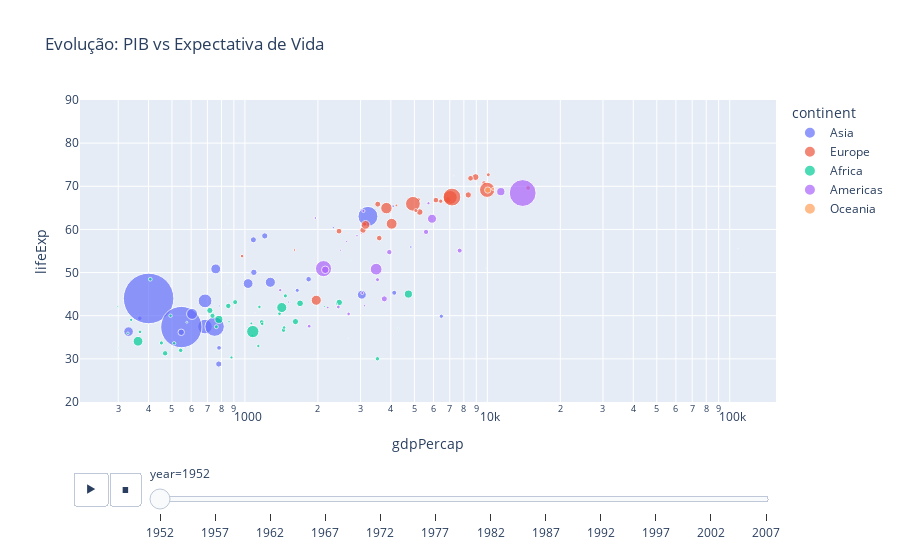

The notebook cell this image was saved under:
### Code cell
fig = px.scatter(gap, x="gdpPercap", y="lifeExp", animation_frame="year",
                 animation_group="country", size="pop", color="continent",
                 log_x=True, size_max=55, range_y=[20,90],
                 title="Evolução: PIB vs Expectativa de Vida")
fig.show()

### Figure 1 — Plotly figure (JSON) as saved in the notebook; plotly's stock layout.template omitted (floating-point values rounded to 4 significant figures)
{"data": [{"hovertemplate": "continent=Asia<br>year=1952<br>gdpPercap=%{x}<br>lifeExp=%{y}<br>pop=%{marker.size}<extra></extra>", "ids": ["Afghanistan", "Bahrain", "Bangladesh", "Cambodia", "China", "Hong Kong, China", "India", "Indonesia", "Iran", "Iraq", "Israel", "Japan", "Jordan", "Korea, Dem. Rep.", "Korea, Rep.", "Kuwait", "Lebanon", "Malaysia", "Mongolia", "Myanmar", "Nepal", "Oman", "Pakistan", "Philippines", "Saudi Arabia", "Singapore", "Sri Lanka", "Syria", "Taiwan", "Thailand", "Vietnam", "West Bank and Gaza", "Yemen, Rep."], "legendgroup": "Asia", "marker": {"color": "#636efa", "size": [8425333, 120447, 46886859, 4693836, 556263527, 2125900, 372000000, 82052000, 17272000, 5441766, 1620914, 86459025, 607914, 8865488, 20947571, 160000, 1439529, 6748378, 800663, 20092996, 9182536, 507833, 41346560, 22438691, 4005677, 1127000, 7982342, 3661549, 8550362, 21289402, 26246839, 1030585, 4963829], "sizemode": "area", "sizeref": 435900.0, "symbol": "circle"}, "mode": "markers", "name": "Asia", "orientation": "v", "showlegend": true, "type": "scatter", "x": [779.4, 9867.0, 684.2, 368.5, 400.4, 3054.0, 546.6, 749.7, 3035.0, 4130.0, 4087.0, 3217.0, 1547.0, 1088.0, 1031.0, 108400.0, 4835.0, 1831.0, 786.6, 331.0, 545.9, 1828.0, 684.6, 1273.0, 6460.0, 2315.0, 1084.0, 1643.0, 1207.0, 757.8, 605.1, 1516.0, 781.7], "xaxis": "x", "y": [28.8, 50.94, 37.48, 39.42, 44.0, 60.96, 37.37, 37.47, 44.87, 45.32, 65.39, 63.03, 43.16, 50.06, 47.45, 55.56, 55.93, 48.46, 42.24, 36.32, 36.16, 37.58, 43.44, 47.75, 39.88, 60.4, 57.59, 45.88, 58.5, 50.85, 40.41, 43.16, 32.55], "yaxis": "y"}, {"hovertemplate": "continent=Europe<br>year=1952<br>gdpPercap=%{x}<br>lifeExp=%{y}<br>pop=%{marker.size}<extra></extra>", "ids": ["Albania", "Austria", "Belgium", "Bosnia and Herzegovina", "Bulgaria", "Croatia", "Czech Republic", "Denmark", "Finland", "France", "Germany", "Greece", "Hungary", "Iceland", "Ireland", "Italy", "Montenegro", "Netherlands", "Norway", "Poland", "Portugal", "Romania", "Serbia", "Slovak Republic", "Slovenia", "Spain", "Sweden", "Switzerland", "Turkey", "United Kingdom"], "legendgroup": "Europe", "marker": {"color": "#EF553B", "size": [1282697, 6927772, 8730405, 2791000, 7274900, 3882229, 9125183, 4334000, 4090500, 42459667, 69145952, 7733250, 9504000, 147962, 2952156, 47666000, 413834, 10381988, 3327728, 25730551, 8526050, 16630000, 6860147, 3558137, 1489518, 28549870, 7124673, 4815000, 22235677, 50430000], "sizemode": "area", "sizeref": 435900.0, "symbol": "circle"}, "mode": "markers", "name": "Europe", "orientation": "v", "showlegend": true, "type": "scatter", "x": [1601.0, 6137.0, 8343.0, 973.5, 2444.0, 3119.0, 6876.0, 9692.0, 6425.0, 7030.0, 7144.0, 3531.0, 5264.0, 7268.0, 5210.0, 4931.0, 2648.0, 8942.0, 10100.0, 4029.0, 3068.0, 3145.0, 3581.0, 5075.0, 4215.0, 3834.0, 8528.0, 14730.0, 1969.0, 9980.0], "xaxis": "x", "y": [55.23, 66.8, 68.0, 53.82, 59.6, 61.21, 66.87, 70.78, 66.55, 67.41, 67.5, 65.86, 64.03, 72.49, 66.91, 65.94, 59.16, 72.13, 72.67, 61.31, 59.82, 61.05, 58.0, 64.36, 65.57, 64.94, 71.86, 69.62, 43.59, 69.18], "yaxis": "y"}, {"hovertemplate": "continent=Africa<br>year=1952<br>gdpPercap=%{x}<br>lifeExp=%{y}<br>pop=%{marker.size}<extra></extra>", "ids": ["Algeria", "Angola", "Benin", "Botswana", "Burkina Faso", "Burundi", "Cameroon", "Central African Republic", "Chad", "Comoros", "Congo, Dem. Rep.", "Congo, Rep.", "Cote d'Ivoire", "Djibouti", "Egypt", "Equatorial Guinea", "Eritrea", "Ethiopia", "Gabon", "Gambia", "Ghana", "Guinea", "Guinea-Bissau", "Kenya", "Lesotho", "Liberia", "Libya", "Madagascar", "Malawi", "Mali", "Mauritania", "Mauritius", "Morocco", "Mozambique", "Namibia", "Niger", "Nigeria", "Reunion", "Rwanda", "Sao Tome and Principe", "Senegal", "Sierra Leone", "Somalia", "South Africa", "Sudan", "Swaziland", "Tanzania", "Togo", "Tunisia", "Uganda", "Zambia", "Zimbabwe"], "legendgroup": "Africa", "marker": {"color": "#00cc96", "size": [9279525, 4232095, 1738315, 442308, 4469979, 2445618, 5009067, 1291695, 2682462, 153936, 14100005, 854885, 2977019, 63149, 22223309, 216964, 1438760, 20860941, 420702, 284320, 5581001, 2664249, 580653, 6464046, 748747, 863308, 1019729, 4762912, 2917802, 3838168, 1022556, 516556, 9939217, 6446316, 485831, 3379468, 33119096, 257700, 2534927, 60011, 2755589, 2143249, 2526994, 14264935, 8504667, 290243, 8322925, 1219113, 3647735, 5824797, 2672000, 3080907], "sizemode": "area", "sizeref": 435900.0, "symbol": "circle"}, "mode": "markers", "name": "Africa", "orientation": "v", "showlegend": true, "type": "scatter", "x": [2449.0, 3521.0, 1063.0, 851.2, 543.3, 339.3, 1173.0, 1071.0, 1179.0, 1103.0, 780.5, 2126.0, 1389.0, 2670.0, 1419.0, 375.6, 328.9, 362.1, 4293.0, 485.2, 911.3, 510.2, 299.9, 853.5, 298.8, 575.6, 2388.0, 1443.0, 369.2, 452.3, 743.1, 1968.0, 1688.0, 468.5, 2424.0, 761.9, 1077.0, 2719.0, 493.3, 879.6, 1450.0, 879.8, 1136.0, 4725.0, 1616.0, 1148.0, 716.7, 859.8, 1468.0, 734.8, 1147.0, 406.9], "xaxis": "x", "y": [43.08, 30.02, 38.22, 47.62, 31.98, 39.03, 38.52, 35.46, 38.09, 40.72, 39.14, 42.11, 40.48, 34.81, 41.89, 34.48, 35.93, 34.08, 37.0, 30.0, 43.15, 33.61, 32.5, 42.27, 42.14, 38.48, 42.72, 36.68, 36.26, 33.69, 40.54, 50.99, 42.87, 31.29, 41.73, 37.44, 36.32, 52.72, 40.0, 46.47, 37.28, 30.33, 32.98, 45.01, 38.63, 41.41, 41.22, 38.6, 44.6, 39.98, 42.04, 48.45], "yaxis": "y"}, {"hovertemplate": "continent=Americas<br>year=1952<br>gdpPercap=%{x}<br>lifeExp=%{y}<br>pop=%{marker.size}<extra></extra>", "ids": ["Argentina", "Bolivia", "Brazil", "Canada", "Chile", "Colombia", "Costa Rica", "Cuba", "Dominican Republic", "Ecuador", "El Salvador", "Guatemala", "Haiti", "Honduras", "Jamaica", "Mexico", "Nicaragua", "Panama", "Paraguay", "Peru", "Puerto Rico", "Trinidad and Tobago", "United States", "Uruguay", "Venezuela"], "legendgroup": "Americas", "marker": {"color": "#ab63fa", "size": [17876956, 2883315, 56602560, 14785584, 6377619, 12350771, 926317, 6007797, 2491346, 3548753, 2042865, 3146381, 3201488, 1517453, 1426095, 30144317, 1165790, 940080, 1555876, 8025700, 2227000, 662850, 157553000, 2252965, 5439568], "sizemode": "area", "sizeref": 435900.0, "symbol": "circle"}, "mode": "markers", "name": "Americas", "orientation": "v", "showlegend": true, "type": "scatter", "x": [5911.0, 2677.0, 2109.0, 11370.0, 3940.0, 2144.0, 2627.0, 5587.0, 1398.0, 3522.0, 3048.0, 2428.0, 1840.0, 2195.0, 2899.0, 3478.0, 3112.0, 2480.0, 1952.0, 3759.0, 3082.0, 3023.0, 13990.0, 5717.0, 7690.0], "xaxis": "x", "y": [62.48, 40.41, 50.92, 68.75, 54.74, 50.64, 57.21, 59.42, 45.93, 48.36, 45.26, 42.02, 37.58, 41.91, 58.53, 50.79, 42.31, 55.19, 62.65, 43.9, 64.28, 59.1, 68.44, 66.07, 55.09], "yaxis": "y"}, {"hovertemplate": "continent=Oceania<br>year=1952<br>gdpPercap=%{x}<br>lifeExp=%{y}<br>pop=%{marker.size}<extra></extra>", "ids": ["Australia", "New Zealand"], "legendgroup": "Oceania", "marker": {"color": "#FFA15A", "size": [8691212, 1994794], "sizemode": "area", "sizeref": 435900.0, "symbol": "circle"}, "mode": "markers", "name": "Oceania", "orientation": "v", "showlegend": true, "type": "scatter", "x": [10040.0, 10560.0], "xaxis": "x", "y": [69.12, 69.39], "yaxis": "y"}], "layout": {"legend": {"itemsizing": "constant", "title": {"text": "continent"}, "tracegroupgap": 0}, "sliders": [{"active": 0, "currentvalue": {"prefix": "year="}, "len": 0.9, "pad": {"b": 10, "t": 60}, "steps": [{"args": [["1952"], {"frame": {"duration": 0, "redraw": false}, "fromcurrent": true, "mode": "immediate", "transition": {"duration": 0, "easing": "linear"}}], "label": "1952", "method": "animate"}, {"args": [["1957"], {"frame": {"duration": 0, "redraw": false}, "fromcurrent": true, "mode": "immediate", "transition": {"duration": 0, "easing": "linear"}}], "label": "1957", "method": "animate"}, {"args": [["1962"], {"frame": {"duration": 0, "redraw": false}, "fromcurrent": true, "mode": "immediate", "transition": {"duration": 0, "easing": "linear"}}], "label": "1962", "method": "animate"}, {"args": [["1967"], {"frame": {"duration": 0, "redraw": false}, "fromcurrent": true, "mode": "immediate", "transition": {"duration": 0, "easing": "linear"}}], "label": "1967", "method": "animate"}, {"args": [["1972"], {"frame": {"duration": 0, "redraw": false}, "fromcurrent": true, "mode": "immediate", "transition": {"duration": 0, "easing": "linear"}}], "label": "1972", "method": "animate"}, {"args": [["1977"], {"frame": {"duration": 0, "redraw": false}, "fromcurrent": true, "mode": "immediate", "transition": {"duration": 0, "easing": "linear"}}], "label": "1977", "method": "animate"}, {"args": [["1982"], {"frame": {"duration": 0, "redraw": false}, "fromcurrent": true, "mode": "immediate", "transition": {"duration": 0, "easing": "linear"}}], "label": "1982", "method": "animate"}, {"args": [["1987"], {"frame": {"duration": 0, "redraw": false}, "fromcurrent": true, "mode": "immediate", "transition": {"duration": 0, "easing": "linear"}}], "label": "1987", "method": "animate"}, {"args": [["1992"], {"frame": {"duration": 0, "redraw": false}, "fromcurrent": true, "mode": "immediate", "transition": {"duration": 0, "easing": "linear"}}], "label": "1992", "method": "animate"}, {"args": [["1997"], {"frame": {"duration": 0, "redraw": false}, "fromcurrent": true, "mode": "immediate", "transition": {"duration": 0, "easing": "linear"}}], "label": "1997", "method": "animate"}, {"args": [["2002"], {"frame": {"duration": 0, "redraw": false}, "fromcurrent": true, "mode": "immediate", "transition": {"duration": 0, "easing": "linear"}}], "label": "2002", "method": "animate"}, {"args": [["2007"], {"frame": {"duration": 0, "redraw": false}, "fromcurrent": true, "mode": "immediate", "transition": {"duration": 0, "easing": "linear"}}], "label": "2007", "method": "animate"}], "x": 0.1, "xanchor": "left", "y": 0, "yanchor": "top"}], "title": {"text": "Evolução: PIB vs Expectativa de Vida"}, "updatemenus": [{"buttons": [{"args": [null, {"frame": {"duration": 500, "redraw": false}, "fromcurrent": true, "mode": "immediate", "transition": {"duration": 500, "easing": "linear"}}], "label": "&#9654;", "method": "animate"}, {"args": [[null], {"frame": {"duration": 0, "redraw": false}, "fromcurrent": true, "mode": "immediate", "transition": {"duration": 0, "easing": "linear"}}], "label": "&#9724;", "method": "animate"}], "direction": "left", "pad": {"r": 10, "t": 70}, "showactive": false, "type": "buttons", "x": 0.1, "xanchor": "right", "y": 0, "yanchor": "top"}], "xaxis": {"anchor": "y", "domain": [0, 1], "title": {"text": "gdpPercap"}, "type": "log"}, "yaxis": {"anchor": "x", "domain": [0, 1], "range": [20, 90], "title": {"text": "lifeExp"}}}}
